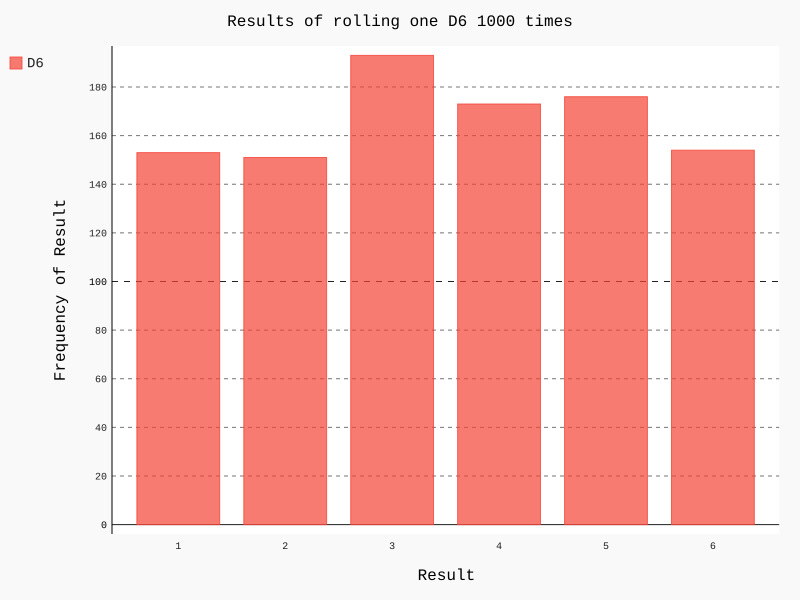

The Python source for this figure:
import pygal
from die import Die

# Cria um D6
die = Die()

# Faz alguns lançamentos e armazena os resultados em uma lista
results = []
for roll_num in range(1000):
	result = die.roll()
	results.append(result)

# Analisa os resultados
frequencies = []
for value in range(1, die.num_sides+1):
	frequency = results.count(value)
	frequencies.append(frequency)

# Visualiza os resultados
hist = pygal.Bar()

hist.title = "Results of rolling one D6 1000 times"
hist.x_labels = ['1', '2', '3', '4' , '5' '6']
hist.x.title = "Result"
hist.y_title = "Frequency of Result"

hist.add('D6', frequencies)
hist.render_to_file('die_visual.svg')
